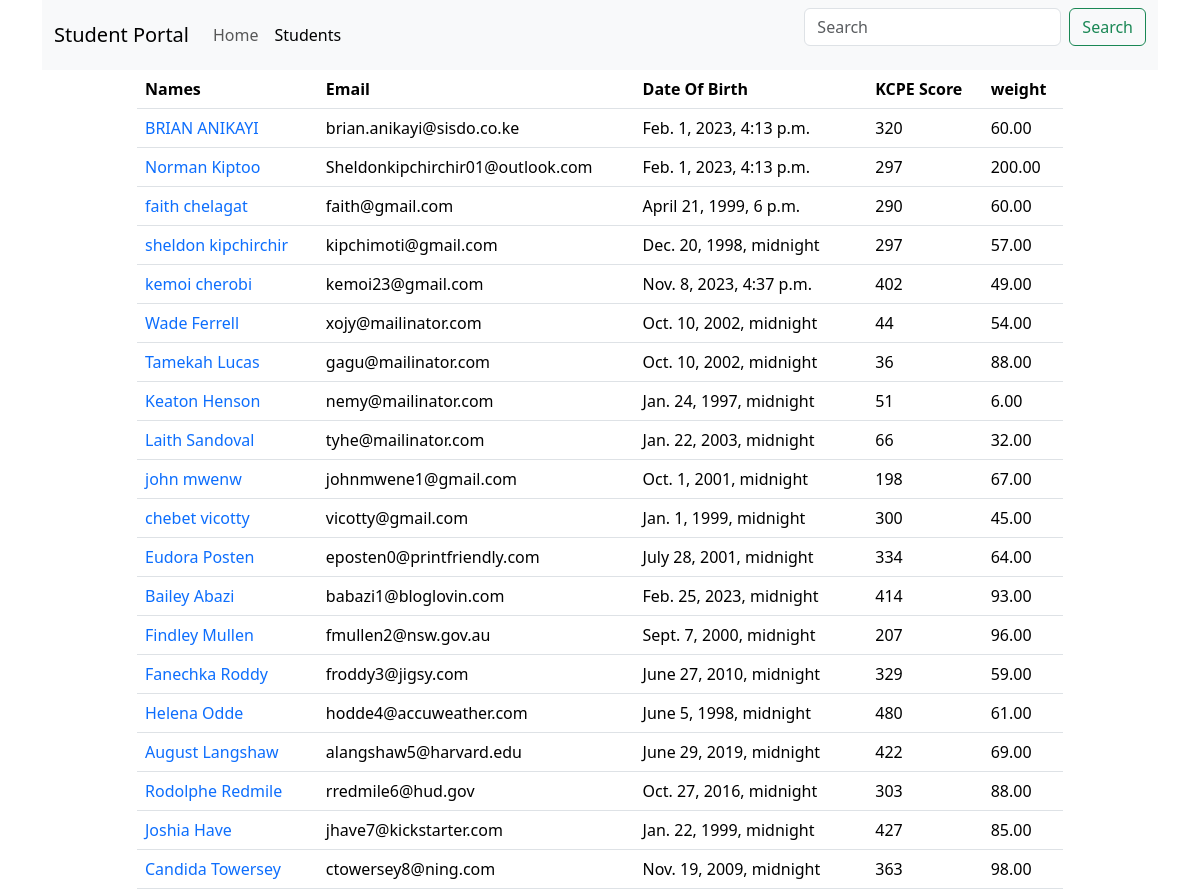
The page /show/ (signed in, upper part) on the database as committed earlier.
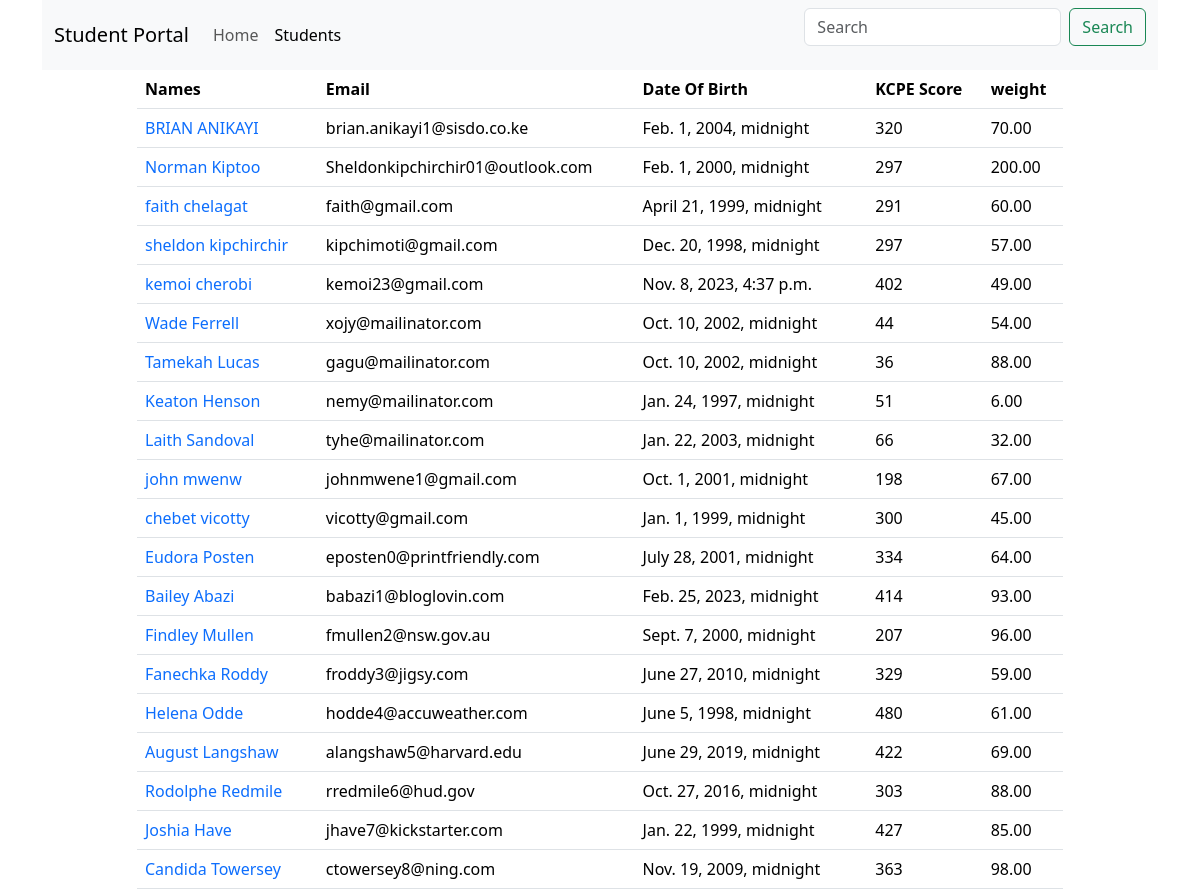
The same page on the database as committed later.
### main_app/models.py (models this page shows, shortened)
class Student(models.Model):
    first_name = models.CharField(max_length=25)
    last_name = models.CharField(max_length=25)
    dob = models.DateTimeField()
    email = models.EmailField(unique=True)
    weight = models.DecimalField(max_digits=5, decimal_places=2)
    is_spoty = models.BooleanField(default=False)
    kcpe_score = models.IntegerField()
    profile_pic = models.ImageField(upload_to=generate_unique_name, null=True, default="students/student.png")
    created_at = models.DateTimeField(auto_now_add=True)
    updated_at = models.DateTimeField(auto_now=True)

### main_app/views.py (the view)
# urls.py: path('show/', views.show_students, name='show'),
@login_required  # decorators
def show_students(request):
    data = Student.objects.all()
    paginator = Paginator(data, 50)
    page_number = request.GET.get('page')
    data = paginator.get_page(page_number)
    return render(request, 'display.html', {'students': data})

### templates/display.html (shortened to what this page needs)
<div class="container">
   {% extends 'base.html' %}
{% load crispy_forms_filters %}
{% block content %}
    {% include 'navbar.html' %}
    <div class="row justify-content-center">
        <div class="col-sm-10">
            <table class="table">
                <thead>
                <tr>
                    <th>Names</th>
                    <th>Email</th>
                    <th>Date Of Birth</th>
                    <th>KCPE Score</th>
                    <th>weight</th>
                </tr>
                </thead>
                <tbody>
                {% for student in students %}
                    <tr>
                        <td><a href="{% url 'details' student.id %}" class="text-decoration-none">{{ student.first_name }} {{ student.last_name }}</a> </td>
                        <td>{{ student.email }}</td>
                        <td>{{  student.dob}}</td>
                        <td>{{ student.kcpe_score }}</td>
                        <td>{{ student.weight }}</td>
                    </tr>
                {% endfor %}
                </tbody>
            </table>
        </div>
    </div>
</div>
{% endblock %}

Rows that differ between the two databases and show on the page:
changed Student "BRIAN": email "brian.anikayi@sisdo.co.ke" → "brian.anikayi1@sisdo.co.ke"; dob "Feb. 1, 2023, 4:13 p.m." → "Feb. 1, 2004, midnight"; weight "60.00" → "70.00"
changed Student "Norman": dob "Feb. 1, 2023, 4:13 p.m." → "Feb. 1, 2000, midnight"
changed Student "faith": dob "April 21, 1999, 6 p.m." → "April 21, 1999, midnight"; kcpe_score "290" → "291"
